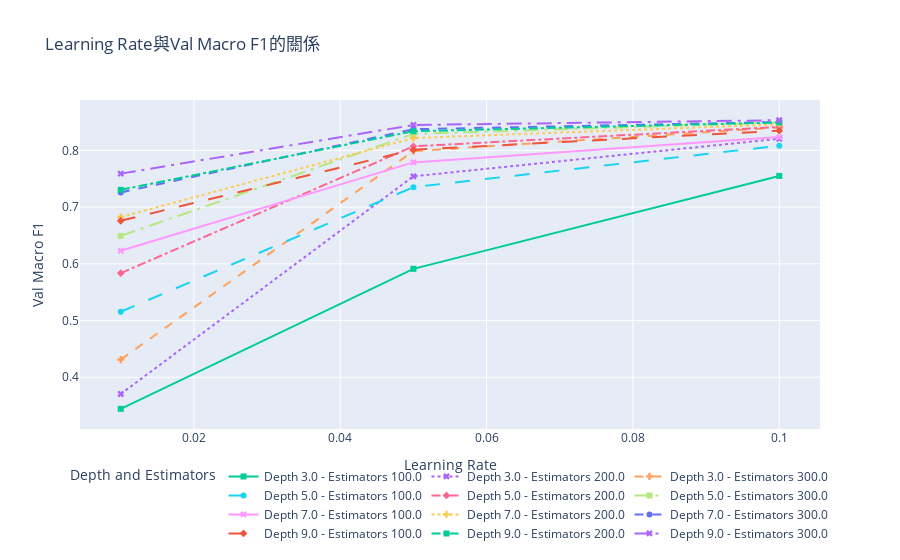

Source (notebook cell):
### Code cell
fig = px.line(
    grouped_results,
    x='learning_rate',
    y='Val Macro F1',
    color='Params Combination',
    markers=True,
    symbol='Params Combination',
    symbol_map=symbol_map,
    line_dash='Params Combination',
    line_dash_map=line_dash_map_corrected,
    category_orders={'Params Combination': params_order},
    title='Learning Rate與Val Macro F1的關係'
)

fig.update_layout(
    legend_title_text='Depth and Estimators',
    xaxis=dict(title='Learning Rate'),
    yaxis=dict(title='Val Macro F1'),
    legend=dict(
        orientation="h",  # 水平排列
        yanchor="top",    # 以圖例的頂部作為對齊點
        y=-0.1,           # 調整圖例的垂直位置，負值將其移到圖表下方
        xanchor="center", # 以圖例的中心作為對齊點
        x=0.5             # 圖例居中對齊
    ),
    height=650
)

# Save the reordered figure as an HTML file
html_file_path_ordered = 'ALL_Plot.html'
fig.write_html(html_file_path_ordered)

html_file_path_ordered

fig.show()

### Figure 1 — Plotly figure (JSON) as saved in the notebook; plotly's stock layout.template omitted (floating-point values rounded to 4 significant figures)
{"data": [{"hovertemplate": "Params Combination=Depth 3.0 - Estimators 100.0<br>learning_rate=%{x}<br>Val Macro F1=%{y}<extra></extra>", "legendgroup": "Depth 3.0 - Estimators 100.0", "line": {"color": "#00cc96", "dash": "solid"}, "marker": {"symbol": "square"}, "mode": "lines+markers", "name": "Depth 3.0 - Estimators 100.0", "orientation": "v", "showlegend": true, "type": "scatter", "x": [0.01, 0.05, 0.1], "xaxis": "x", "y": [0.3444, 0.5912, 0.755], "yaxis": "y"}, {"hovertemplate": "Params Combination=Depth 3.0 - Estimators 200.0<br>learning_rate=%{x}<br>Val Macro F1=%{y}<extra></extra>", "legendgroup": "Depth 3.0 - Estimators 200.0", "line": {"color": "#ab63fa", "dash": "dot"}, "marker": {"symbol": "x"}, "mode": "lines+markers", "name": "Depth 3.0 - Estimators 200.0", "orientation": "v", "showlegend": true, "type": "scatter", "x": [0.01, 0.05, 0.1], "xaxis": "x", "y": [0.3705, 0.7544, 0.8205], "yaxis": "y"}, {"hovertemplate": "Params Combination=Depth 3.0 - Estimators 300.0<br>learning_rate=%{x}<br>Val Macro F1=%{y}<extra></extra>", "legendgroup": "Depth 3.0 - Estimators 300.0", "line": {"color": "#FFA15A", "dash": "dash"}, "marker": {"symbol": "cross"}, "mode": "lines+markers", "name": "Depth 3.0 - Estimators 300.0", "orientation": "v", "showlegend": true, "type": "scatter", "x": [0.01, 0.05, 0.1], "xaxis": "x", "y": [0.4311, 0.7988, 0.8404], "yaxis": "y"}, {"hovertemplate": "Params Combination=Depth 5.0 - Estimators 100.0<br>learning_rate=%{x}<br>Val Macro F1=%{y}<extra></extra>", "legendgroup": "Depth 5.0 - Estimators 100.0", "line": {"color": "#19d3f3", "dash": "longdash"}, "marker": {"symbol": "circle"}, "mode": "lines+markers", "name": "Depth 5.0 - Estimators 100.0", "orientation": "v", "showlegend": true, "type": "scatter", "x": [0.01, 0.05, 0.1], "xaxis": "x", "y": [0.5156, 0.7352, 0.8082], "yaxis": "y"}, {"hovertemplate": "Params Combination=Depth 5.0 - Estimators 200.0<br>learning_rate=%{x}<br>Val Macro F1=%{y}<extra></extra>", "legendgroup": "Depth 5.0 - Estimators 200.0", "line": {"color": "#FF6692", "dash": "dashdot"}, "marker": {"symbol": "diamond"}, "mode": "lines+markers", "name": "Depth 5.0 - Estimators 200.0", "orientation": "v", "showlegend": true, "type": "scatter", "x": [0.01, 0.05, 0.1], "xaxis": "x", "y": [0.5836, 0.8072, 0.8414], "yaxis": "y"}, {"hovertemplate": "Params Combination=Depth 5.0 - Estimators 300.0<br>learning_rate=%{x}<br>Val Macro F1=%{y}<extra></extra>", "legendgroup": "Depth 5.0 - Estimators 300.0", "line": {"color": "#B6E880", "dash": "longdashdot"}, "marker": {"symbol": "square"}, "mode": "lines+markers", "name": "Depth 5.0 - Estimators 300.0", "orientation": "v", "showlegend": true, "type": "scatter", "x": [0.01, 0.05, 0.1], "xaxis": "x", "y": [0.6492, 0.8291, 0.8492], "yaxis": "y"}, {"hovertemplate": "Params Combination=Depth 7.0 - Estimators 100.0<br>learning_rate=%{x}<br>Val Macro F1=%{y}<extra></extra>", "legendgroup": "Depth 7.0 - Estimators 100.0", "line": {"color": "#FF97FF", "dash": "solid"}, "marker": {"symbol": "x"}, "mode": "lines+markers", "name": "Depth 7.0 - Estimators 100.0", "orientation": "v", "showlegend": true, "type": "scatter", "x": [0.01, 0.05, 0.1], "xaxis": "x", "y": [0.6229, 0.7788, 0.8234], "yaxis": "y"}, {"hovertemplate": "Params Combination=Depth 7.0 - Estimators 200.0<br>learning_rate=%{x}<br>Val Macro F1=%{y}<extra></extra>", "legendgroup": "Depth 7.0 - Estimators 200.0", "line": {"color": "#FECB52", "dash": "dot"}, "marker": {"symbol": "cross"}, "mode": "lines+markers", "name": "Depth 7.0 - Estimators 200.0", "orientation": "v", "showlegend": true, "type": "scatter", "x": [0.01, 0.05, 0.1], "xaxis": "x", "y": [0.6825, 0.8218, 0.8458], "yaxis": "y"}, {"hovertemplate": "Params Combination=Depth 7.0 - Estimators 300.0<br>learning_rate=%{x}<br>Val Macro F1=%{y}<extra></extra>", "legendgroup": "Depth 7.0 - Estimators 300.0", "line": {"color": "#636efa", "dash": "dash"}, "marker": {"symbol": "circle"}, "mode": "lines+markers", "name": "Depth 7.0 - Estimators 300.0", "orientation": "v", "showlegend": true, "type": "scatter", "x": [0.01, 0.05, 0.1], "xaxis": "x", "y": [0.726, 0.8373, 0.8501], "yaxis": "y"}, {"hovertemplate": "Params Combination=Depth 9.0 - Estimators 100.0<br>learning_rate=%{x}<br>Val Macro F1=%{y}<extra></extra>", "legendgroup": "Depth 9.0 - Estimators 100.0", "line": {"color": "#EF553B", "dash": "longdash"}, "marker": {"symbol": "diamond"}, "mode": "lines+markers", "name": "Depth 9.0 - Estimators 100.0", "orientation": "v", "showlegend": true, "type": "scatter", "x": [0.01, 0.05, 0.1], "xaxis": "x", "y": [0.676, 0.8012, 0.8347], "yaxis": "y"}, {"hovertemplate": "Params Combination=Depth 9.0 - Estimators 200.0<br>learning_rate=%{x}<br>Val Macro F1=%{y}<extra></extra>", "legendgroup": "Depth 9.0 - Estimators 200.0", "line": {"color": "#00cc96", "dash": "dashdot"}, "marker": {"symbol": "square"}, "mode": "lines+markers", "name": "Depth 9.0 - Estimators 200.0", "orientation": "v", "showlegend": true, "type": "scatter", "x": [0.01, 0.05, 0.1], "xaxis": "x", "y": [0.7305, 0.8338, 0.8492], "yaxis": "y"}, {"hovertemplate": "Params Combination=Depth 9.0 - Estimators 300.0<br>learning_rate=%{x}<br>Val Macro F1=%{y}<extra></extra>", "legendgroup": "Depth 9.0 - Estimators 300.0", "line": {"color": "#ab63fa", "dash": "longdashdot"}, "marker": {"symbol": "x"}, "mode": "lines+markers", "name": "Depth 9.0 - Estimators 300.0", "orientation": "v", "showlegend": true, "type": "scatter", "x": [0.01, 0.05, 0.1], "xaxis": "x", "y": [0.759, 0.8448, 0.8533], "yaxis": "y"}], "layout": {"autosize": true, "legend": {"orientation": "h", "title": {"text": "Depth and Estimators"}, "tracegroupgap": 0, "x": 0.5, "xanchor": "center", "y": -0.1, "yanchor": "top"}, "title": {"text": "Learning Rate與Val Macro F1的關係"}, "xaxis": {"anchor": "y", "autorange": true, "domain": [0, 1], "range": [0.004504, 0.1055], "title": {"text": "Learning Rate"}, "type": "linear"}, "yaxis": {"anchor": "x", "autorange": true, "domain": [0, 1], "range": [0.3103, 0.8874], "title": {"text": "Val Macro F1"}, "type": "linear"}}}
